Frame 1 (no input): blank canvas, image omitted
Frame 60 (the mouse pressed at the canvas centre just before this capture): blank canvas, image omitted
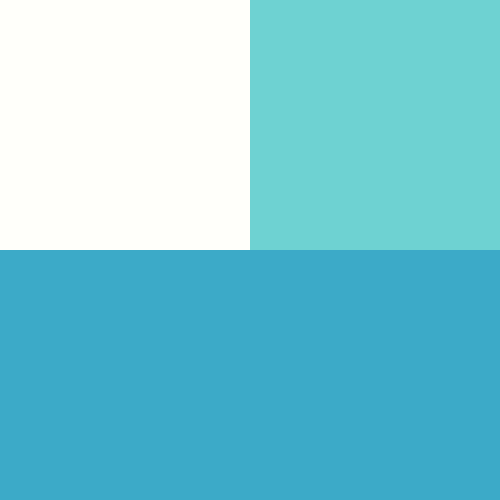
Frame 120 (the mouse held since frame 60 and released just before this capture)

The Processing sketch whose frames 1 and 60 were blank and that drew this single picture after the mouse press (run headless with seeded random() and noise(); from frame 60 on, the mouse is pressed at the canvas centre):

// Processing sketch: processing_151450
// ── processing_151450.pde

void setup(){ 
  size (500, 500);
  background(255);
  frameRate(35);
}
 
void draw() { 
  noStroke();
   fill(255, 255, 250);
       rect(0, 0, mouseX, mouseY);
      
///obenr
   fill(110, 210, 210);
       rect(mouseX, 0, 500, mouseY);
      
//rechts
     fill(60, 170, 200);
         rect(mouseX, mouseY, 500, 500);
      
//links 
          rect(0, mouseY, mouseX, 500);
         
         if(mouseX>width/2)
          {
            noStroke();
            fill(210,210,210);
          rect(mouseX/2, mouseY/2, 500/2, 500/2);
          }
          
}
